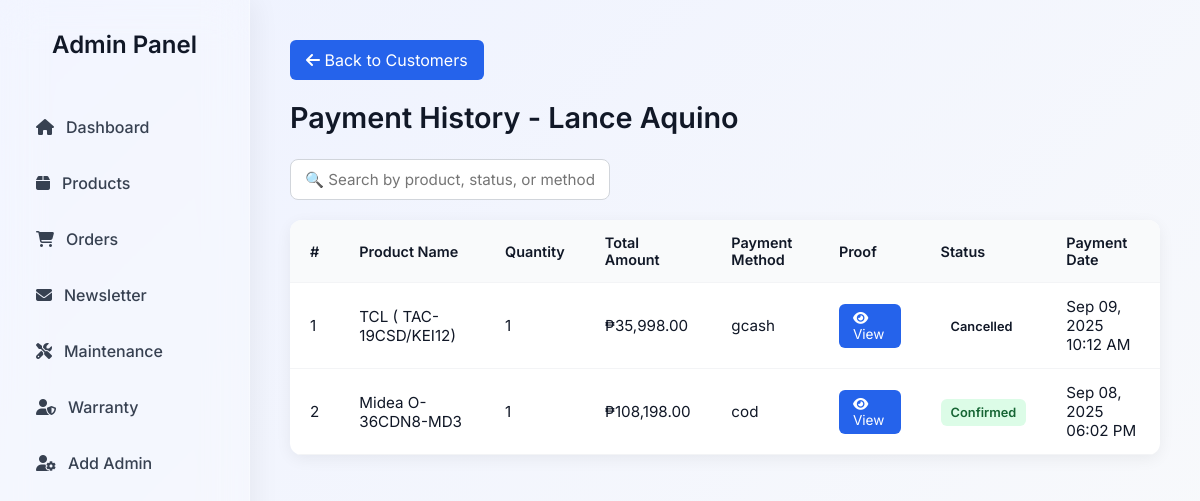
/customer_history.php?id=29 (signed in), run on the app's committed database.
### tables this page shows
CREATE TABLE `users` (
  `id` int(11) NOT NULL,
  `firstname` varchar(50) NOT NULL,
  `lastname` varchar(50) NOT NULL,
  `email` varchar(100) NOT NULL,
  `username` varchar(50) NOT NULL,
  `city` varchar(50) DEFAULT NULL,
  `province` varchar(50) DEFAULT NULL,
  `address` varchar(255) NOT NULL,
  `cellphone_number` varchar(20) DEFAULT NULL,
  `password` varchar(255) NOT NULL,
  `verification_code` varchar(10) NOT NULL,
  `verification_expiry` datetime DEFAULT NULL,
  `is_verified` tinyint(1) DEFAULT 0,
  `reset_token` varchar(255) DEFAULT NULL,
  `reset_token_expiry` datetime DEFAULT NULL,
  `created_at` timestamp NOT NULL DEFAULT current_timestamp()
);

CREATE TABLE `payments` (
  `id` int(11) NOT NULL,
  `user_id` int(11) NOT NULL,
  `fullname` varchar(255) NOT NULL,
  `product_name` varchar(255) NOT NULL,
  `quantity` int(11) NOT NULL,
  `total_amount` decimal(10,2) NOT NULL,
  `payment_method` varchar(50) NOT NULL,
  `proof_of_payment` varchar(255) NOT NULL,
  `payment_date` timestamp NOT NULL DEFAULT current_timestamp(),
  `created_at` timestamp NOT NULL DEFAULT current_timestamp(),
  `status` varchar(50) NOT NULL DEFAULT 'pending',
  `email` varchar(255) NOT NULL
);

### customer_history.php (the view, shortened to what this page needs)
<?php
require 'db.php';
$current_page = basename($_SERVER['PHP_SELF']);
$user_id = intval($_GET['id']);
$stmt = $pdo->prepare("SELECT firstname, lastname, email FROM users WHERE id = ?");
$stmt->execute([$user_id]);
$user = $stmt->fetch();
$payments_stmt = $pdo->prepare("SELECT * FROM payments WHERE user_id = ? ORDER BY payment_date DESC");
$payments_stmt->execute([$user_id]);
$payments = $payments_stmt->fetchAll();
?>
<!DOCTYPE html>
<html lang="en">
<head>
    <link rel="stylesheet" href="https://cdnjs.cloudflare.com/ajax/libs/font-awesome/6.4.0/css/all.min.css">
</head>
<body>
<div class="sidebar">
    <h2>Admin Panel</h2>
    <a href="dashboard.php" class="<?= $current_page == 'dashboard.php' ? 'active' : '' ?>"><i class="fas fa-home"></i> Dashboard</a>
    <a href="products.php" class="<?= $current_page == 'products.php' ? 'active' : '' ?>"><i class="fas fa-box"></i> Products</a>
    <a href="orders.php" class="<?= $current_page == 'orders.php' ? 'active' : '' ?>"><i class="fas fa-shopping-cart"></i> Orders</a>
    <a href="admin_newsletter.php" class="<?= $current_page == 'admin_newsletter.php' ? 'active' : '' ?>"><i class="fas fa-envelope"></i> Newsletter</a>
    <a href="maintenance_request.php" class="<?= $current_page == 'maintenance_request.php' ? 'active' : '' ?>"><i class="fas fa-tools"></i> Maintenance</a>
    <a href="warranty_codes.php" class="<?= $current_page=='warranty_codes.php'?'active':'' ?>"><i class="fas fa-user-shield"></i> Warranty</a>
    <a href="add_admin.php" class="<?= $current_page=='add_admin.php'?'active':'' ?>"><i class="fas fa-user-cog"></i> Add Admin</a>
</div>
<div class="main">
    <a href="customers.php" class="back-btn"><i class="fas fa-arrow-left"></i> Back to Customers</a>
    <h1>Payment History - <?= htmlspecialchars($user['firstname'] . ' ' . $user['lastname']) ?></h1>
    <div class="search-bar">
        <input type="text" id="searchInput" placeholder="🔍 Search by product, status, or method...">
    </div>
    <?php if (count($payments) > 0): ?>
    <table id="paymentsTable">
        <thead>
            <tr>
                <th>#</th>
                <th>Product Name</th>
                <th>Quantity</th>
                <th>Total Amount</th>
                <th>Payment Method</th>
                <th>Proof</th>
                <th>Status</th>
                <th>Payment Date</th>
            </tr>
        </thead>
        <tbody>
            <?php foreach ($payments as $index => $payment): ?>
            <tr>
                <td><?= $index + 1 ?></td>
                <td><?= htmlspecialchars($payment['product_name']) ?></td>
                <td><?= htmlspecialchars($payment['quantity']) ?></td>
                <td>₱<?= number_format($payment['total_amount'], 2) ?></td>
                <td><?= htmlspecialchars($payment['payment_method']) ?></td>
                <td>
                    <?php if (!empty($payment['proof_of_payment'])): ?>
                        <a href="<?= htmlspecialchars($payment['proof_of_payment']) ?>" target="_blank" class="btn-view"><i class="fas fa-eye"></i> View</a>
                    <?php else: ?>
                        <span class="no-proof">N/A</span>
                    <?php endif; ?>
                </td>
                <td>
                    <span class="badge <?= strtolower($payment['status']) ?>">
                        <?= htmlspecialchars(ucfirst($payment['status'])) ?>
                    </span>
                </td>
                <td><?= date("M d, Y h:i A", strtotime($payment['payment_date'])) ?></td>
            </tr>
            <?php endforeach; ?>
        </tbody>
    </table>
    <?php else: ?>
        <p>No payments found for this user.</p>
    <?php endif; ?>
</div>
</body>
</html>

### customer_history.php (style rules this page uses)
* { margin: 0; padding: 0; box-sizing: border-box; font-family: 'Inter', sans-serif; }
body { display: flex; height: 100vh; background: linear-gradient(135deg, #eef2ff, #f9fafb); color: #111827; overflow: hidden; }
.sidebar { width: 250px; background: rgba(255, 255, 255, 0.25); backdrop-filter: blur(20px); border-right: 1px solid rgba(255, 255, 255, 0.3); box-shadow: 6px 0 25px rgba(0,0,0,0.05); color: #111827; padding: 30px 20px; display: flex; flex-direction: column; transition: 0.3s ease; }
.sidebar h2 { font-size: 1.5rem; margin-bottom: 40px; text-align: center; font-weight: 600; color: #111827; }
.sidebar a { text-decoration: none; color: #374151; padding: 12px 16px; margin: 6px 0; border-radius: 10px; display: flex; align-items: center; gap: 12px; font-size: 1rem; font-weight: 500; transition: all 0.25s ease; }
.main { flex: 1; padding: 40px; overflow-y: auto; }
h1 { font-size: 1.8rem; margin-bottom: 24px; font-weight: 600; color: #111827; }
.back-btn { display: inline-block; margin-bottom: 20px; padding: 10px 16px; background: #2563eb; color: #fff; border-radius: 6px; text-decoration: none; transition: 0.3s; }
.search-bar input { width: 320px; padding: 10px 14px; font-size: 0.95rem; border-radius: 8px; border: 1px solid #d1d5db; margin-bottom: 20px; transition: 0.3s; }
table { width: 100%; border-collapse: collapse; background: #fff; border-radius: 12px; box-shadow: 0 4px 16px rgba(0,0,0,0.06); overflow: hidden; }
th, td { padding: 14px 20px; border-bottom: 1px solid #f3f4f6; text-align: left; font-size: 0.95rem; }
th { background: #f9fafb; color: #111827; font-weight: 600; font-size: 0.9rem; }
.btn-view { padding: 6px 14px; border-radius: 6px; border: none; background: #2563eb; color: #fff; font-size: 0.85rem; cursor: pointer; transition: 0.3s; text-decoration: none; display: inline-block; }
.badge { padding: 6px 10px; border-radius: 6px; font-weight: 600; font-size: 0.8rem; }
.confirmed { background: #dcfce7; color: #166534; }

### data on the page
users: firstname+lastname "Lance Aquino"
payments: product_name "TCL ( TAC-19CSD/KEI12)", quantity "1", total_amount "35,998.00", payment_method "gcash", status "Cancelled", payment_date "Sep 09, 2025 10:12 AM"
payments: product_name "Midea O-36CDN8-MD3", quantity "1", total_amount "108,198.00", payment_method "cod", status "Confirmed", payment_date "Sep 08, 2025 06:02 PM"
